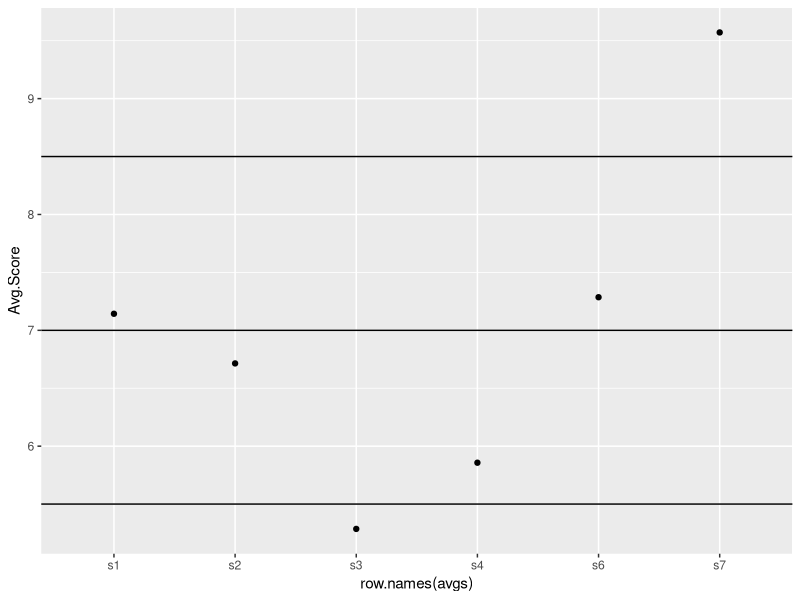

Source code (R):
library(ggplot2)
library(reshape2)

# here is your class of students with their test scores
class <- data.frame(
    s1 = c(9, 9, 4, 8, 7, 3, 10),
    s2 = c(7, 6, 7, 8, 6, 4, 9),
    s3 = c(5, 6, 3, 2, 5, 7, 9),
    s4 = c(3, 4, 2, 6, 8, 9, 9),
    s6 = c(6, 8, 7, 9, 7, 6, 8),
    s7 = c(9, 10, 10, 9, 9, 10, 10)
)

avgs <- apply(class, 2, mean)
stdevs <- apply(class, 2, sd)
## now restructure
avgs <- setNames( melt(avgs), c("Avg.Score") )
stdevs <- setNames( melt(stdevs), c("Score.Stdev") )  # students are row names

## create a plot of each student vs average
    # http://ggplot2.tidyverse.org/reference/geom_abline.html
    # 
avg.ll <- 5.5 # lower limit
avg.ul <- 8.5 # upper limit
avg.target <- 7 # target score

p1 <- ggplot(avgs, aes( x = row.names(avgs), y = Avg.Score)) + 
geom_point() +
geom_hline(yintercept = avg.ll) +
geom_hline(yintercept = avg.ul) +
geom_hline(yintercept = avg.target)

## create a plot of student vs stdev
stdev.ll <- 1 # perfect!!
stdev.ul <- 4 
stdev.target <- 2.5 # kinda arbitrary

